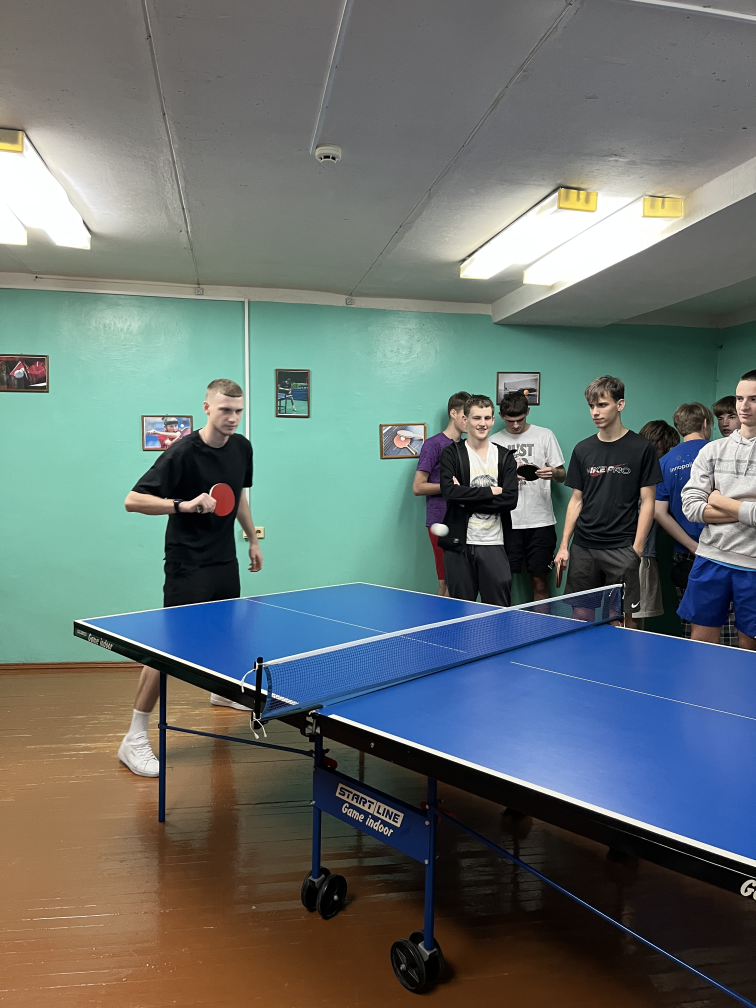
#> input picture лаба3/image/IMG_3256.JPG, 3024 x 4032 px (shown at 1/4 size)
$ python -i laba3.py   (imports and definitions only)
#> lines starting #> are read from the running program, lines starting #| are printed output that depends on the picture
#> further down, picture is the input picture: shape (4032, 3024, 3); mean B, G, R 111.2, 112.1, 102.3
import cv2
import numpy as np
import imutils
import matplotlib.pyplot as plt
from tkinter import Tk, Button, filedialog, Label, Frame
from matplotlib.backends.backend_tkagg import FigureCanvasTkAgg
from matplotlib.figure import Figure


class HistogramWidget:
    # [45 lines left out: functions __init__, update_histogram, update_image, not called in this run]


class ImageProcessor:
    # [4 lines left out: function linear_contrast, not called in this run]

    @staticmethod
    def histogram_equalization_rgb(image):
        """Эквализация гистограммы для цветного изображения."""
        b, g, r = cv2.split(image)
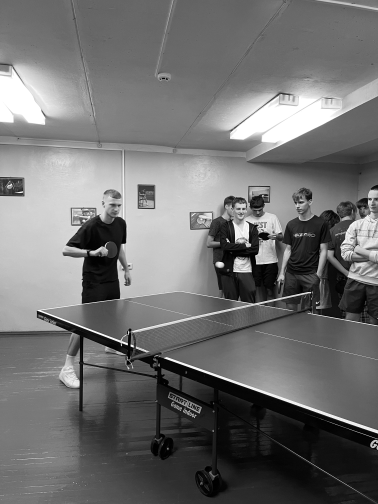
#> g: shape (4032, 3024) (shown at 1/8 size); min 0, max 255, mean 112.1
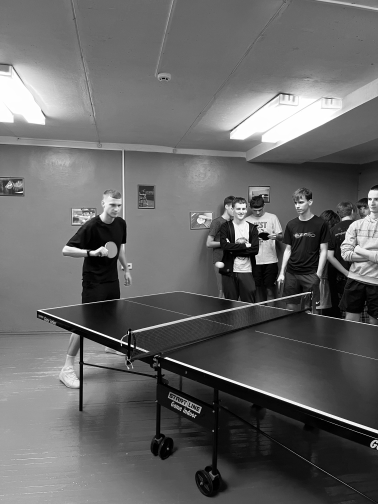
#> r: shape (4032, 3024) (shown at 1/8 size); min 0, max 255, mean 102.3
        b_eq = cv2.equalizeHist(b)
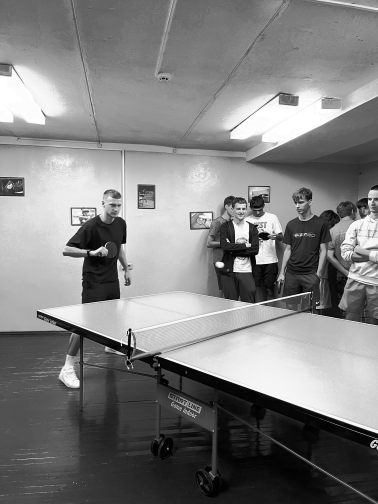
#> b_eq: shape (4032, 3024) (shown at 1/8 size); min 0, max 255, mean 127.4
        g_eq = cv2.equalizeHist(g)
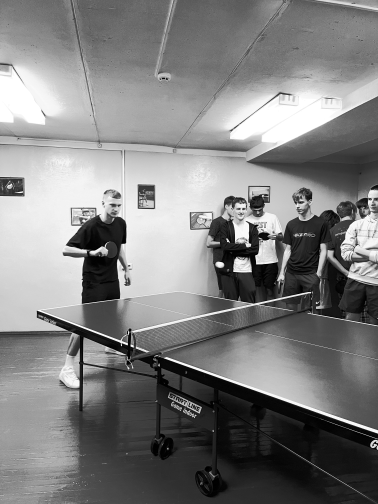
#> g_eq: shape (4032, 3024) (shown at 1/8 size); min 0, max 255, mean 127.8
        r_eq = cv2.equalizeHist(r)
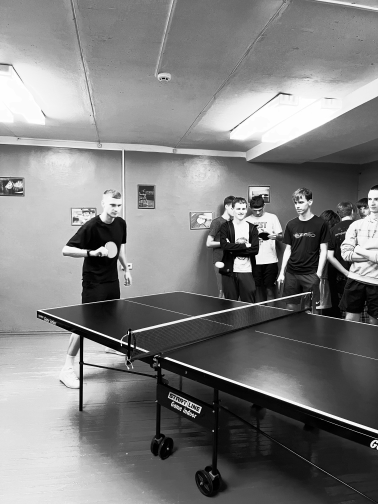
#> r_eq: shape (4032, 3024) (shown at 1/8 size); min 0, max 255, mean 127
        return cv2.merge((b_eq, g_eq, r_eq))
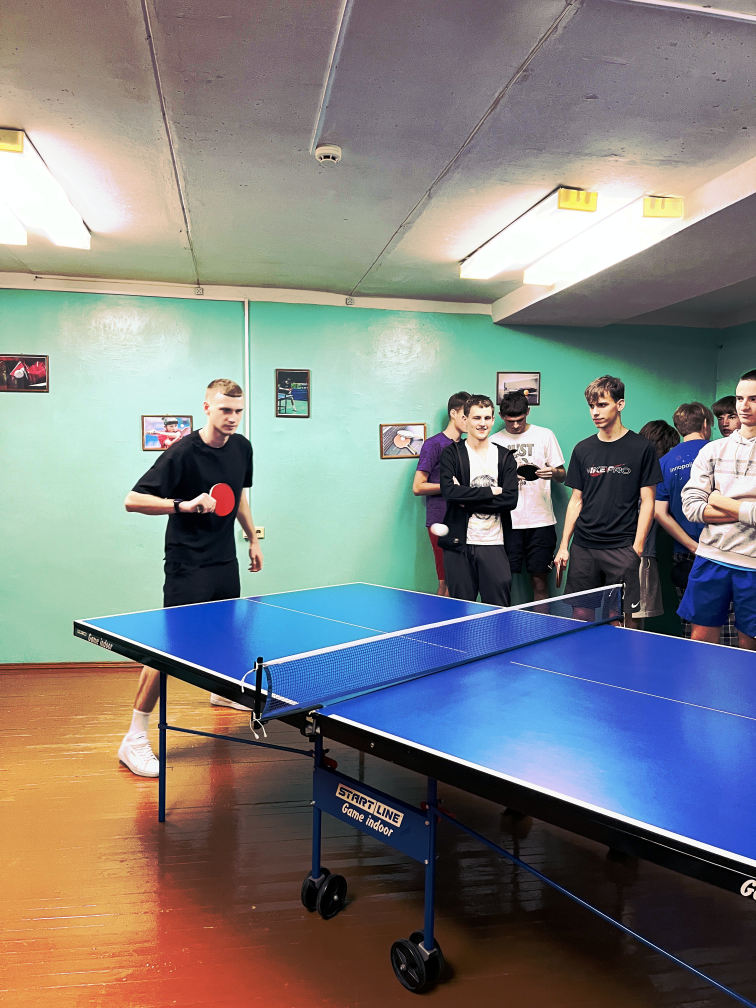
#> returned value: shape (4032, 3024, 3) (shown at 1/4 size); mean of channels 0, 1, 2 127.4, 127.8, 127; drawn as B, G, R

    # [22 lines left out: functions histogram_equalization_grayscale, histogram_equalization_hsv, not called in this run]


class ImageProcessingApp:
    # [91 lines left out: functions __init__, create_widgets, load_image, process_image, equalize_histogram_rgb, equalize_histogram_hsv and 1 more, not called in this run]

    def run(self):
        self.root.mainloop()


# [3 lines not run here, left out]

>>> import cv2
>>> picture = cv2.imread('image/IMG_3256.JPG')
>>> result = ImageProcessor().histogram_equalization_rgb(picture)

$ run again, on лаба3/image/IMG_3271.JPG
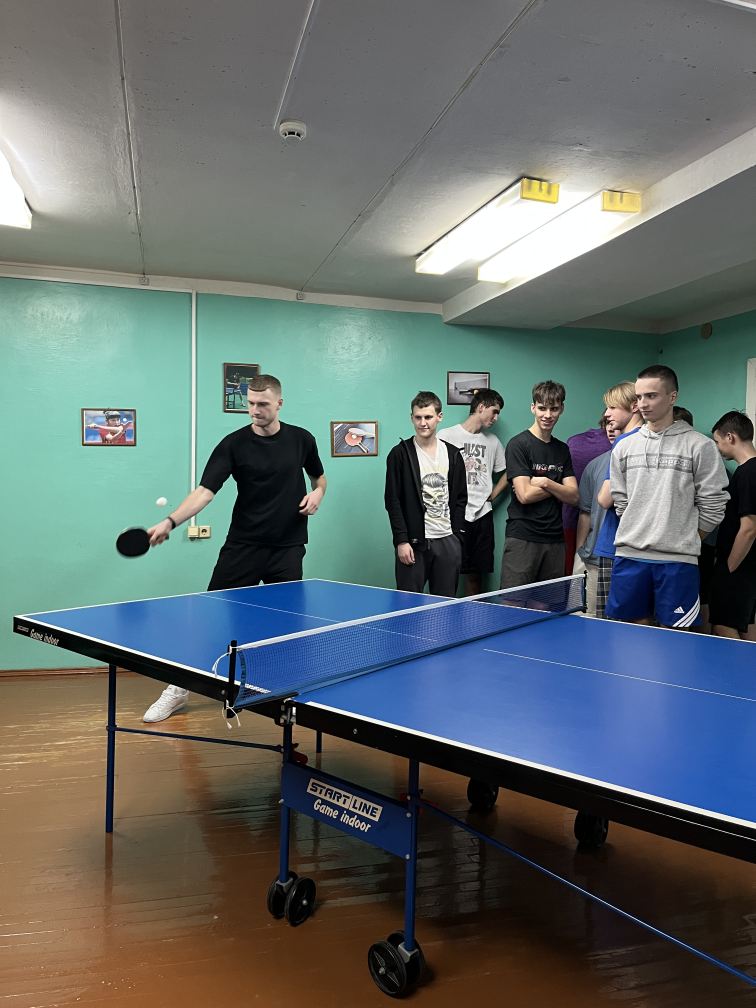
#> input picture лаба3/image/IMG_3271.JPG, 3024 x 4032 px (shown at 1/4 size)
#> picture is the input picture: shape (4032, 3024, 3); mean B, G, R 106.4, 106.9, 98.1
#> in histogram_equalization_rgb, `r_eq = cv2.equalizeHist(r)`:
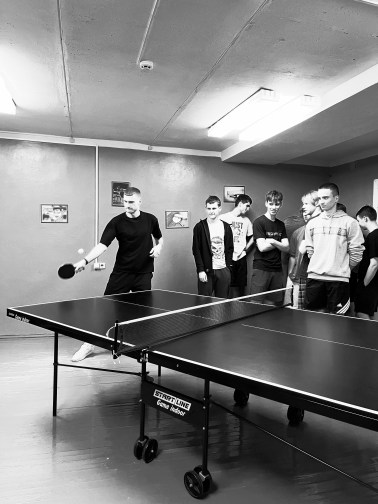
#> r_eq: shape (4032, 3024) (shown at 1/8 size); min 0, max 255, mean 126.5
#> in histogram_equalization_rgb, `return cv2.merge((b_eq, g_eq, r_eq))`:
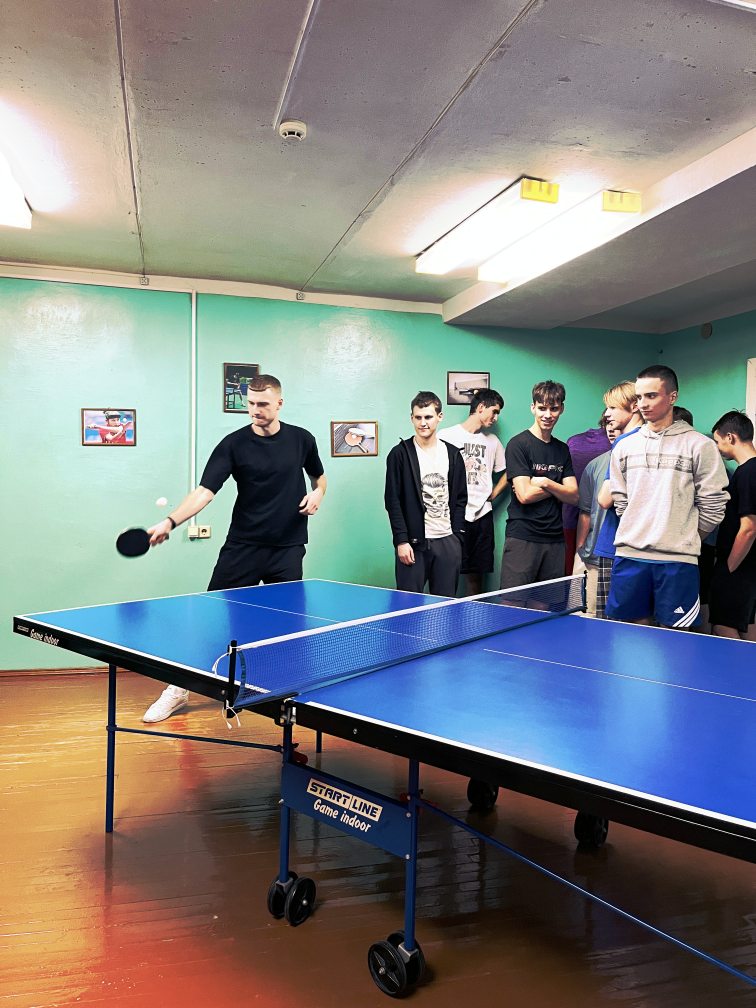
#> returned value: shape (4032, 3024, 3) (shown at 1/4 size); mean of channels 0, 1, 2 127.2, 127.6, 126.5; drawn as B, G, R

$ run again, on лаба3/image/IMG_3280.JPG
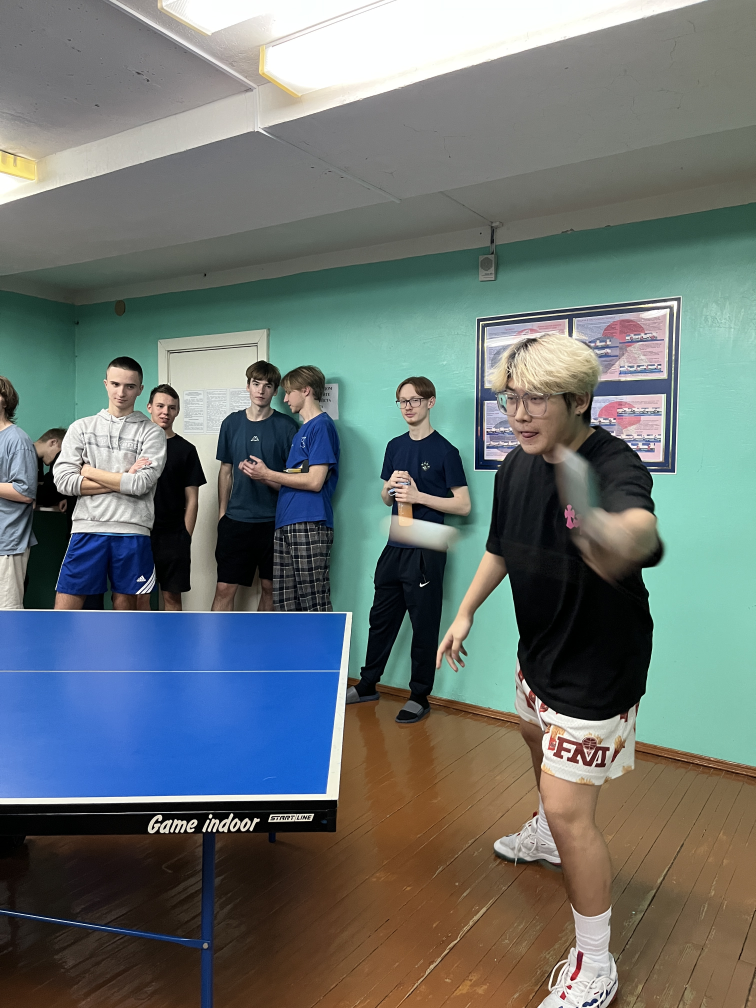
#> input picture лаба3/image/IMG_3280.JPG, 3024 x 4032 px (shown at 1/4 size)
#> picture is the input picture: shape (4032, 3024, 3); mean B, G, R 113.8, 115.4, 106.8
#> in histogram_equalization_rgb, `r_eq = cv2.equalizeHist(r)`:
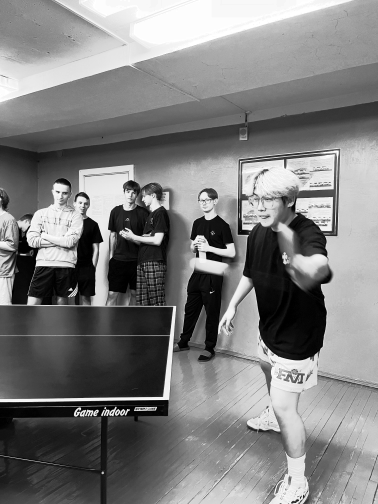
#> r_eq: shape (4032, 3024) (shown at 1/8 size); min 0, max 255, mean 126.1
#> in histogram_equalization_rgb, `return cv2.merge((b_eq, g_eq, r_eq))`:
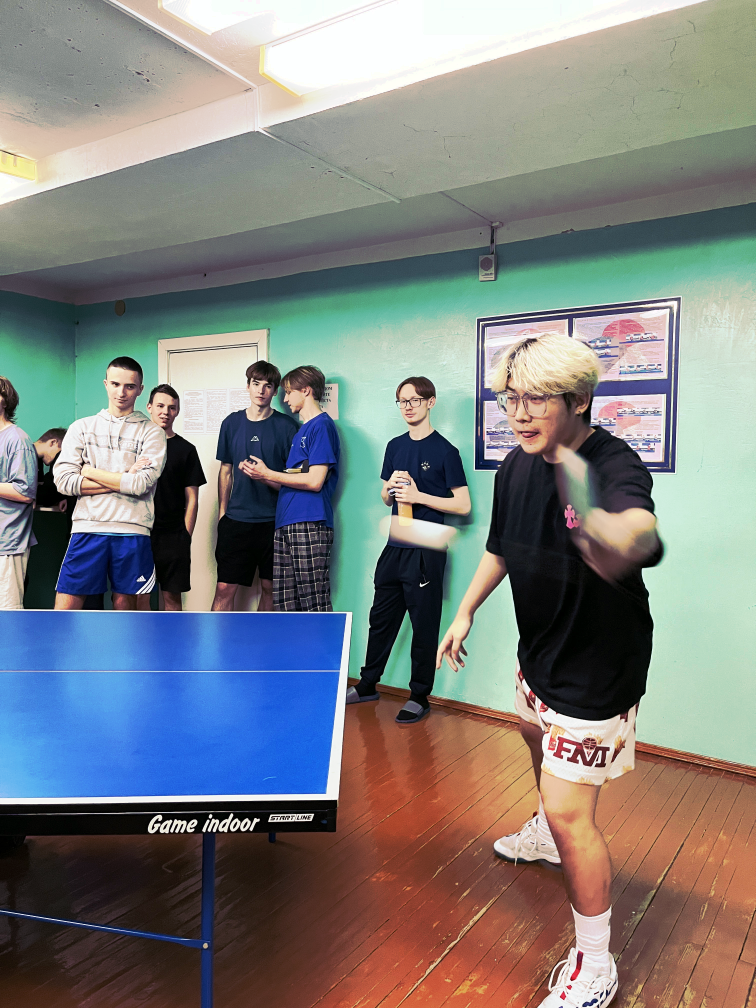
#> returned value: shape (4032, 3024, 3) (shown at 1/4 size); mean of channels 0, 1, 2 127.2, 127.8, 126.1; drawn as B, G, R
